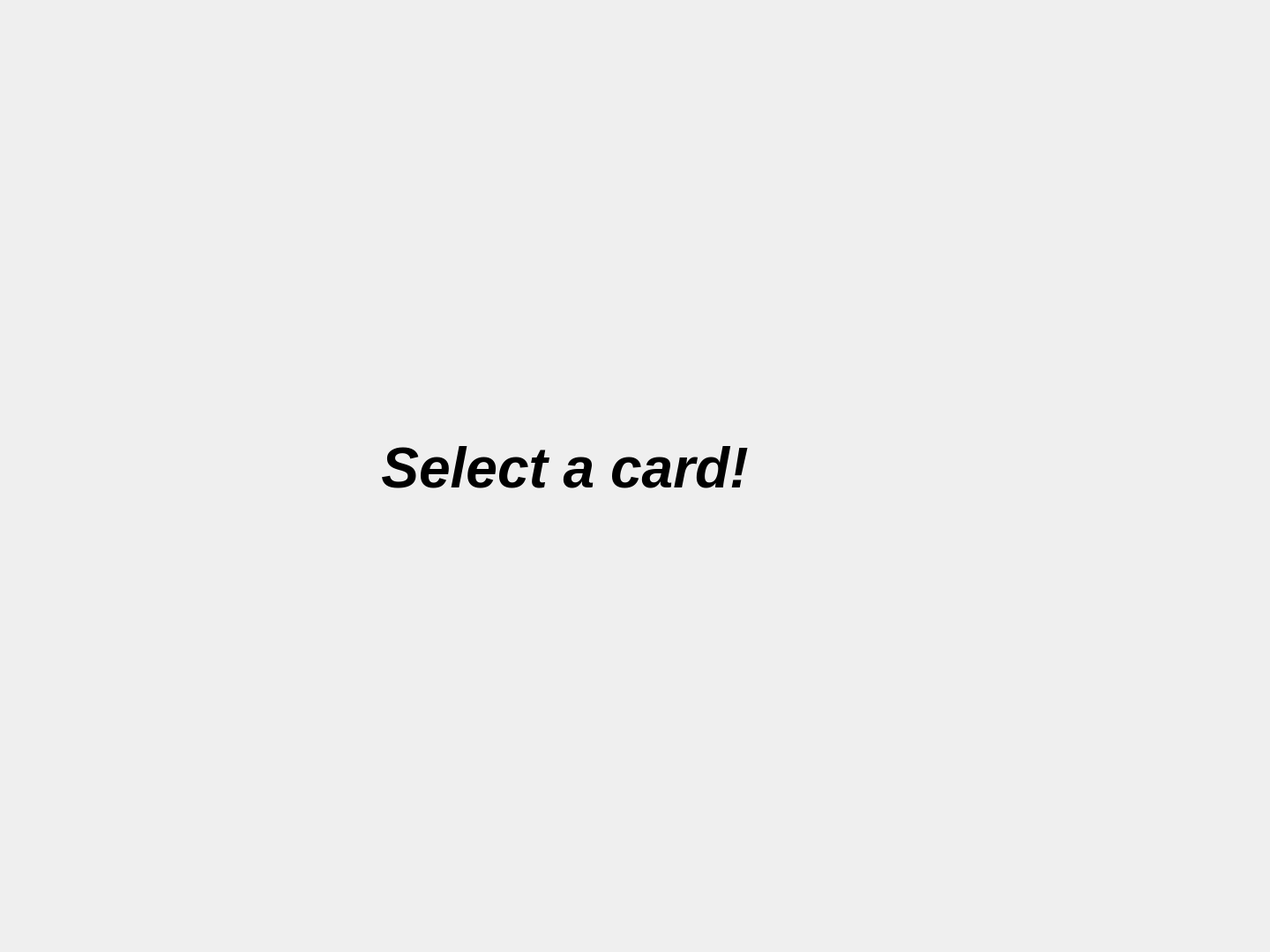
   <widget class="QFrame" name="oyaFrame">
    <property name="geometry">
     <rect>
      <x>0</x>
      <y>0</y>
      <width>1440</width>
      <height>1080</height>
     </rect>
    </property>
    <property name="minimumSize">
     <size>
      <width>1440</width>
      <height>1080</height>
     </size>
    </property>
    <property name="maximumSize">
     <size>
      <width>1440</width>
      <height>1080</height>
     </size>
    </property>
    <property name="frameShape">
     <enum>QFrame::NoFrame</enum>
    </property>
    <property name="frameShadow">
     <enum>QFrame::Plain</enum>
    </property>
    <widget class="QWidget" name="layoutWidget">
     <property name="geometry">
      <rect>
       <x>10</x>
       <y>10</y>
       <width>1261</width>
       <height>1041</height>
      </rect>
     </property>
     <layout class="QHBoxLayout" name="oyaHLayout">
      <item>
       <spacer name="horizontalSpacer_5">
        <property name="orientation">
         <enum>Qt::Horizontal</enum>
        </property>
        <property name="sizeHint" stdset="0">
         <size>
          <width>40</width>
          <height>20</height>
         </size>
        </property>
       </spacer>
      </item>
      <item>
       <widget class="QPushButton" name="oyaButton_0">
        <property name="minimumSize">
         <size>
          <width>120</width>
          <height>168</height>
         </size>
        </property>
        <property name="maximumSize">
         <size>
          <width>120</width>
          <height>168</height>
         </size>
        </property>
        <property name="text">
         <string/>
        </property>
        <property name="icon">
         <iconset resource="../data/resources/deck.qrc">
          <normaloff>:/deck/Hanafuda_koi-2.svg</normaloff>:/deck/Hanafuda_koi-2.svg</iconset>
        </property>
        <property name="iconSize">
         <size>
          <width>120</width>
          <height>168</height>
         </size>
        </property>
        <property name="flat">
         <bool>true</bool>
        </property>
       </widget>
      </item>
      <item>
       <widget class="QLabel" name="oyaLabel_1">
        <property name="font">
         <font>
          <pointsize>48</pointsize>
          <weight>75</weight>
          <italic>true</italic>
          <bold>true</bold>
         </font>
        </property>
        <property name="text">
         <string>Select a card!</string>
        </property>
        <property name="alignment">
         <set>Qt::AlignCenter</set>
        </property>
       </widget>
      </item>
      <item>
       <widget class="QPushButton" name="oyaButton_1">
        <property name="minimumSize">
         <size>
          <width>120</width>
          <height>168</height>
         </size>
        </property>
        <property name="maximumSize">
         <size>
          <width>120</width>
          <height>168</height>
         </size>
        </property>
        <property name="text">
         <string/>
        </property>
        <property name="icon">
         <iconset resource="../data/resources/deck.qrc">
          <normaloff>:/deck/Hanafuda_koi-2.svg</normaloff>:/deck/Hanafuda_koi-2.svg</iconset>
        </property>
        <property name="iconSize">
         <size>
          <width>120</width>
          <height>168</height>
         </size>
        </property>
        <property name="flat">
         <bool>true</bool>
        </property>
       </widget>
      </item>
      <item>
       <spacer name="horizontalSpacer_6">
        <property name="orientation">
         <enum>Qt::Horizontal</enum>
        </property>
        <property name="sizeHint" stdset="0">
         <size>
          <width>40</width>
          <height>20</height>
         </size>
        </property>
       </spacer>
      </item>
     </layout>
    </widget>
   </widget>
